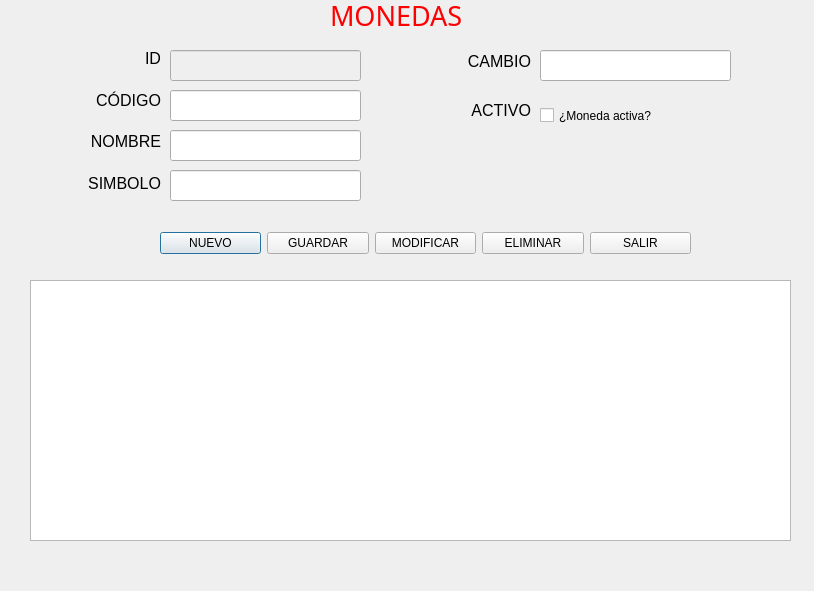
<?xml version="1.0" encoding="UTF-8"?>
<ui version="4.0">
 <class>Monedas</class>
 <widget class="QDialog" name="Monedas">
  <property name="geometry">
   <rect>
    <x>0</x>
    <y>0</y>
    <width>814</width>
    <height>591</height>
   </rect>
  </property>
  <property name="windowTitle">
   <string>Monedas</string>
  </property>
  <widget class="QWidget" name="layoutWidget">
   <property name="geometry">
    <rect>
     <x>20</x>
     <y>40</y>
     <width>141</width>
     <height>161</height>
    </rect>
   </property>
   <layout class="QVBoxLayout" name="_2">
    <item>
     <widget class="QLabel" name="labelId">
      <property name="font">
       <font>
        <family>Segoe UI</family>
        <pointsize>12</pointsize>
       </font>
      </property>
      <property name="text">
       <string>ID</string>
      </property>
      <property name="alignment">
       <set>Qt::AlignmentFlag::AlignRight|Qt::AlignmentFlag::AlignTrailing|Qt::AlignmentFlag::AlignVCenter</set>
      </property>
     </widget>
    </item>
    <item>
     <widget class="QLabel" name="labelCodigo">
      <property name="font">
       <font>
        <family>Segoe UI</family>
        <pointsize>12</pointsize>
       </font>
      </property>
      <property name="text">
       <string>CÓDIGO</string>
      </property>
      <property name="alignment">
       <set>Qt::AlignmentFlag::AlignRight|Qt::AlignmentFlag::AlignTrailing|Qt::AlignmentFlag::AlignVCenter</set>
      </property>
     </widget>
    </item>
    <item>
     <widget class="QLabel" name="labelNombre">
      <property name="font">
       <font>
        <pointsize>12</pointsize>
       </font>
      </property>
      <property name="text">
       <string>NOMBRE</string>
      </property>
      <property name="alignment">
       <set>Qt::AlignmentFlag::AlignRight|Qt::AlignmentFlag::AlignTrailing|Qt::AlignmentFlag::AlignVCenter</set>
      </property>
     </widget>
    </item>
    <item>
     <widget class="QLabel" name="labelSimbolo">
      <property name="font">
       <font>
        <pointsize>12</pointsize>
       </font>
      </property>
      <property name="text">
       <string>SIMBOLO</string>
      </property>
      <property name="alignment">
       <set>Qt::AlignmentFlag::AlignRight|Qt::AlignmentFlag::AlignTrailing|Qt::AlignmentFlag::AlignVCenter</set>
      </property>
     </widget>
    </item>
   </layout>
  </widget>
  <widget class="QLineEdit" name="txtId">
   <property name="enabled">
    <bool>false</bool>
   </property>
   <property name="geometry">
    <rect>
     <x>170</x>
     <y>50</y>
     <width>191</width>
     <height>31</height>
    </rect>
   </property>
  </widget>
  <widget class="QLineEdit" name="txtCodigo">
   <property name="geometry">
    <rect>
     <x>170</x>
     <y>90</y>
     <width>191</width>
     <height>31</height>
    </rect>
   </property>
  </widget>
  <widget class="QLabel" name="label">
   <property name="geometry">
    <rect>
     <x>330</x>
     <y>0</y>
     <width>141</width>
     <height>31</height>
    </rect>
   </property>
   <property name="font">
    <font>
     <family>MV Boli</family>
     <pointsize>20</pointsize>
     <underline>false</underline>
    </font>
   </property>
   <property name="styleSheet">
    <string notr="true">color: rgb(255, 0, 0);</string>
   </property>
   <property name="text">
    <string>MONEDAS</string>
   </property>
   <property name="textFormat">
    <enum>Qt::TextFormat::AutoText</enum>
   </property>
  </widget>
  <widget class="QLineEdit" name="txtNombre">
   <property name="geometry">
    <rect>
     <x>170</x>
     <y>130</y>
     <width>191</width>
     <height>31</height>
    </rect>
   </property>
  </widget>
  <widget class="QTableView" name="tablaMonedas">
   <property name="geometry">
    <rect>
     <x>30</x>
     <y>280</y>
     <width>761</width>
     <height>261</height>
    </rect>
   </property>
  </widget>
  <widget class="QWidget" name="layoutWidget_2">
   <property name="geometry">
    <rect>
     <x>160</x>
     <y>230</y>
     <width>531</width>
     <height>26</height>
    </rect>
   </property>
   <layout class="QHBoxLayout" name="horizontalLayout">
    <item>
     <widget class="QPushButton" name="btnNuevo">
      <property name="text">
       <string>NUEVO</string>
      </property>
      <property name="icon">
       <iconset theme="QIcon::ThemeIcon::FolderNew"/>
      </property>
     </widget>
    </item>
    <item>
     <widget class="QPushButton" name="btnGuardar">
      <property name="text">
       <string>GUARDAR</string>
      </property>
      <property name="icon">
       <iconset theme="QIcon::ThemeIcon::DocumentSave"/>
      </property>
     </widget>
    </item>
    <item>
     <widget class="QPushButton" name="btnModificar">
      <property name="text">
       <string>MODIFICAR</string>
      </property>
      <property name="icon">
       <iconset theme="QIcon::ThemeIcon::MailMessageNew"/>
      </property>
     </widget>
    </item>
    <item>
     <widget class="QPushButton" name="btnEliminar">
      <property name="text">
       <string>ELIMINAR</string>
      </property>
      <property name="icon">
       <iconset theme="QIcon::ThemeIcon::ApplicationExit"/>
      </property>
     </widget>
    </item>
    <item>
     <widget class="QPushButton" name="btnCerrar">
      <property name="text">
       <string>SALIR</string>
      </property>
      <property name="icon">
       <iconset theme="QIcon::ThemeIcon::SystemLogOut"/>
      </property>
     </widget>
    </item>
   </layout>
  </widget>
  <widget class="QLineEdit" name="txtSimbolo">
   <property name="geometry">
    <rect>
     <x>170</x>
     <y>170</y>
     <width>191</width>
     <height>31</height>
    </rect>
   </property>
  </widget>
  <widget class="QWidget" name="layoutWidget_3">
   <property name="geometry">
    <rect>
     <x>390</x>
     <y>40</y>
     <width>141</width>
     <height>91</height>
    </rect>
   </property>
   <layout class="QVBoxLayout" name="_3">
    <item>
     <widget class="QLabel" name="labelCambio">
      <property name="font">
       <font>
        <family>Segoe UI</family>
        <pointsize>12</pointsize>
       </font>
      </property>
      <property name="text">
       <string>CAMBIO</string>
      </property>
      <property name="alignment">
       <set>Qt::AlignmentFlag::AlignRight|Qt::AlignmentFlag::AlignTrailing|Qt::AlignmentFlag::AlignVCenter</set>
      </property>
     </widget>
    </item>
    <item>
     <widget class="QLabel" name="labelActivo">
      <property name="font">
       <font>
        <family>Segoe UI</family>
        <pointsize>12</pointsize>
       </font>
      </property>
      <property name="text">
       <string>ACTIVO</string>
      </property>
      <property name="alignment">
       <set>Qt::AlignmentFlag::AlignRight|Qt::AlignmentFlag::AlignTrailing|Qt::AlignmentFlag::AlignVCenter</set>
      </property>
     </widget>
    </item>
   </layout>
  </widget>
  <widget class="QLineEdit" name="txtCambio">
   <property name="geometry">
    <rect>
     <x>540</x>
     <y>50</y>
     <width>191</width>
     <height>31</height>
    </rect>
   </property>
  </widget>
  <widget class="QCheckBox" name="chkActivo">
   <property name="geometry">
    <rect>
     <x>540</x>
     <y>100</y>
     <width>191</width>
     <height>31</height>
    </rect>
   </property>
   <property name="text">
    <string>¿Moneda activa?</string>
   </property>
  </widget>
 </widget>
 <resources/>
 <connections/>
</ui>
